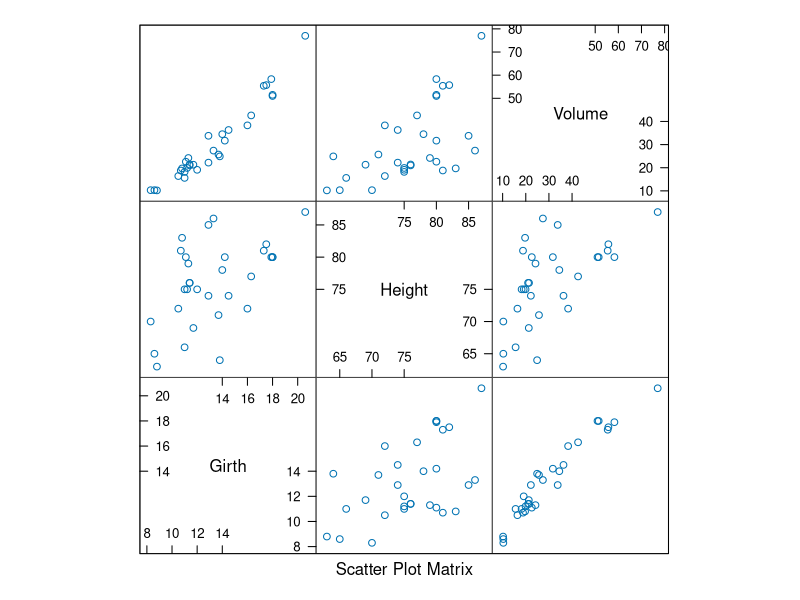
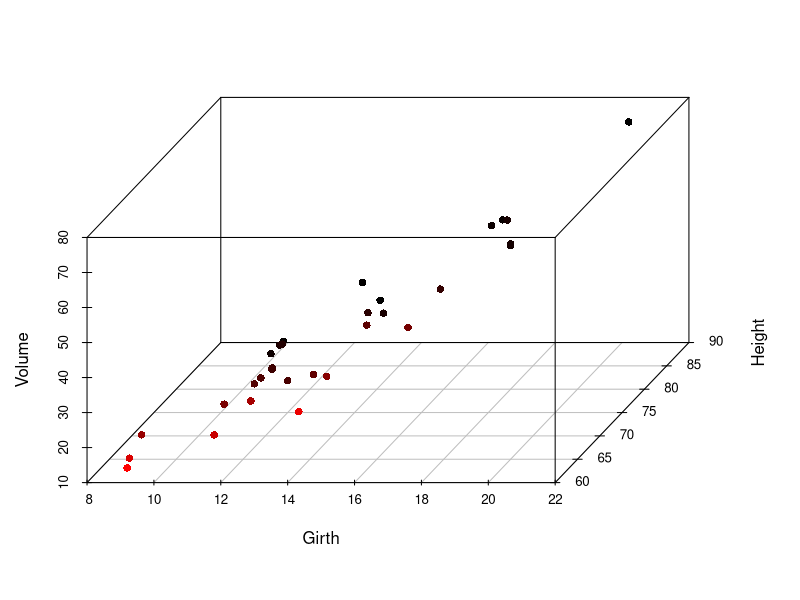
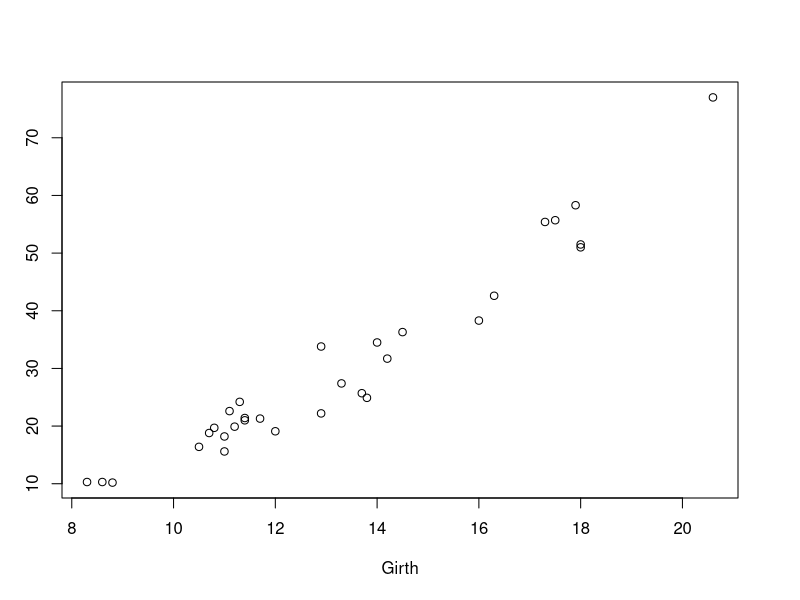
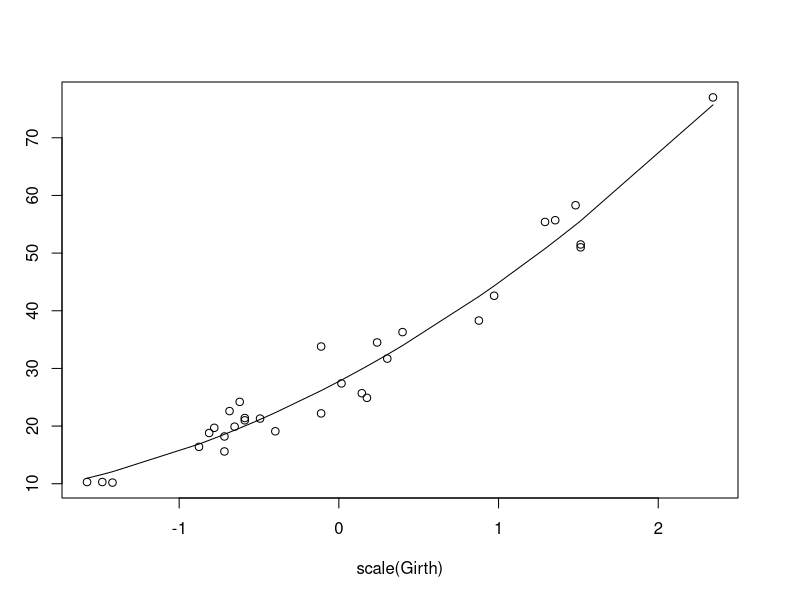
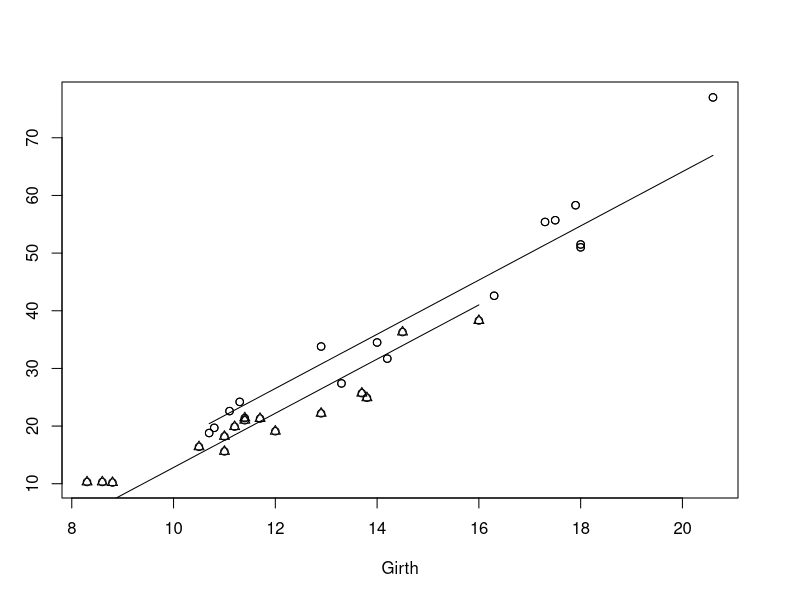

Reproduce these figures in R, in order.
## ---- chunk 1
# This chapter's package dependencies
library(scatterplot3d)
library(lattice)
## ---- chunk 2
head(trees)
## ---- chunk 3
splom(trees)
## ---- chunk 4
s3d <- with(trees, scatterplot3d(Girth, Height, Volume, pch = 16, 
                                 highlight.3d = TRUE, angle = 60))
## ---- chunk 5
fit <- lm(Volume ~ Girth + Height, data = trees)
## ---- chunk 6
trees.lm <- lm(Volume ~ Girth + Height, data = trees)
trees.lm
## ---- chunk 7
head(model.matrix(trees.lm))
## ---- chunk 8
fitted(trees.lm)[1:5]
## ---- chunk 9
new <- data.frame(Girth = c(9.1, 11.6, 12.5), Height = c(69, 74, 87))
## ---- chunk 10
new
## ---- chunk 11
predict(trees.lm, newdata = new)
## ---- chunk 12
treesFIT <- round(predict(trees.lm, newdata = new), 1)
## ---- chunk 13
residuals(trees.lm)[1:5]
## ---- chunk 14
treesumry <- summary(trees.lm)
treesumry$sigma
## ---- chunk 15
confint(trees.lm)
## ---- chunk 16
treesPAR <- round(confint(trees.lm), 1)
## ---- chunk 17
new <- data.frame(Girth = c(9.1, 11.6, 12.5), Height = c(69, 74, 87))
## ---- chunk 18
predict(trees.lm, newdata = new, interval = "confidence")
## ---- chunk 19
treesCI <- round(predict(trees.lm, newdata = new, interval = "confidence"), 1)
## ---- chunk 20
predict(trees.lm, newdata = new, interval = "prediction")
## ---- chunk 21
treesPI <- round(predict(trees.lm, newdata = new, interval = "prediction"), 1)
## ---- chunk 22
treesumry$r.squared
## ---- chunk 23
treesumry$adj.r.squared
## ---- chunk 24
treesumry$fstatistic
## ---- chunk 25
treesumry
## ---- chunk 26
plot(Volume ~ Girth, data = trees)
## ---- chunk 27
treesquad.lm <- lm(Volume ~ scale(Girth) + I(scale(Girth)^2), data = trees)
summary(treesquad.lm)
## ---- chunk 28
plot(Volume ~ scale(Girth), data = trees)
lines(fitted(treesquad.lm) ~ scale(Girth), data = trees)
## ---- chunk 29
new <- data.frame(Girth = c(9.1, 11.6, 12.5))
predict(treesquad.lm, newdata = new, interval = "prediction")
## ---- chunk 30
summary(lm(Volume ~ Girth + I(Girth^2), data = trees))
## ---- chunk 31
trees$Tall <- cut(trees$Height, breaks = c(-Inf, 76, Inf), 
                  labels = c("no","yes"))
trees$Tall[1:5]
## ---- chunk 32
class(trees$Tall)
## ---- chunk 33
treesdummy.lm <- lm(Volume ~ Girth + Tall, data = trees)
summary(treesdummy.lm)
## ---- chunk 34
treesTall <- split(trees, trees$Tall)
treesTall[["yes"]]$Fit <- predict(treesdummy.lm, treesTall[["yes"]])
treesTall[["no"]]$Fit <- predict(treesdummy.lm, treesTall[["no"]])
plot(Volume ~ Girth, data = trees)
points(Volume ~ Girth, data = treesTall[["yes"]], pch = 1)
points(Volume ~ Girth, data = treesTall[["no"]], pch = 2)
lines(Fit ~ Girth, data = treesTall[["yes"]])
lines(Fit ~ Girth, data = treesTall[["no"]])
## ---- chunk 35
treesfull.lm <- lm(Volume ~ Girth + I(Girth^2) + Height + 
                   I(Height^2), data = trees)
summary(treesfull.lm)
## ---- chunk 36
treesreduced.lm <- lm(Volume ~ -1 + Girth + I(Girth^2), data = trees)
## ---- chunk 37
anova(treesreduced.lm, treesfull.lm)
## ---- chunk 38
treesreduced2.lm <- lm(Volume ~ Girth + I(Girth^2) + Height, 
                       data = trees)
anova(treesreduced2.lm, treesfull.lm)
## ---- chunk 39
treesNonlin.lm <- lm(log(Volume) ~ log(Girth) + log(Height), data = trees)
summary(treesNonlin.lm)
## ---- chunk 40
exp(confint(treesNonlin.lm))
## ---- chunk 41
new <- data.frame(Girth = c(9.1, 11.6, 12.5), Height = c(69, 74, 87))
exp(predict(treesNonlin.lm, newdata = new, interval = "confidence"))
## ---- chunk 42
# fake data 
set.seed(1) 
x <- seq(from = 0, to = 1000, length.out = 200) 
y <- 1 + 2*(sin((2*pi*x/360) - 3))^2 + rnorm(200, sd = 2)
# plot(x, y)
acc.nls <- nls(y ~ a + b*(sin((2*pi*x/360) - c))^2, 
               start = list(a = 0.9, b = 2.3, c = 2.9))
summary(acc.nls)
#plot(x, fitted(acc.nls))
